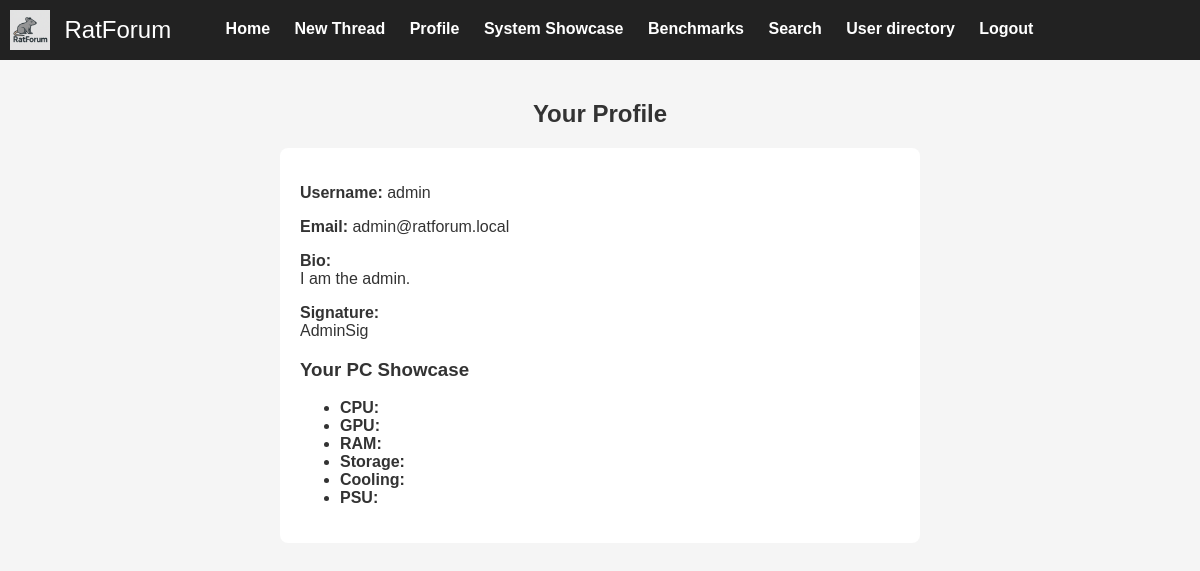
The app's page /profile.php (signed in) with its own data.
### tables this page shows
CREATE TABLE `users` (
  `id` int(11) NOT NULL,
  `username` varchar(50) NOT NULL,
  `email` varchar(100) NOT NULL,
  `password_hash` varchar(255) NOT NULL,
  `is_admin` tinyint(1) DEFAULT 0,
  `showcase_cpu` varchar(100) DEFAULT NULL,
  `showcase_gpu` varchar(100) DEFAULT NULL,
  `showcase_ram` varchar(100) DEFAULT NULL,
  `showcase_storage` varchar(100) DEFAULT NULL,
  `showcase_cooling` varchar(100) DEFAULT NULL,
  `showcase_psu` varchar(100) DEFAULT NULL,
  `bio` text DEFAULT NULL,
  `signature` text DEFAULT NULL,
  `showcase_image` varchar(255) DEFAULT NULL
);

### profile.php (the view, shortened to what this page needs)
<?php
include 'db.php';
include 'menu.php';
$view_id = $_GET['id'] ?? $_SESSION['user_id'];
$stmt = $pdo->prepare("SELECT * FROM users WHERE id = ?");
$stmt->execute([$view_id]);
$user = $stmt->fetch();
?>
<h2>Your Profile</h2>
<div style="max-width:600px;margin:20px auto;background:#fff;padding:20px;border-radius:8px;">
    <p><strong>Username:</strong> <?= htmlspecialchars($user['username']) ?></p>
    <p><strong>Email:</strong> <?= htmlspecialchars($user['email']) ?></p>
    <p><strong>Bio:</strong><br> <?= nl2br(htmlspecialchars($user['bio'])) ?></p>
    <p><strong>Signature:</strong><br> <?= nl2br(htmlspecialchars($user['signature'])) ?></p>
    <h3>Your PC Showcase</h3>
    <ul>
        <li><strong>CPU:</strong> <?= htmlspecialchars($user['showcase_cpu']) ?></li>
        <li><strong>GPU:</strong> <?= htmlspecialchars($user['showcase_gpu']) ?></li>
        <li><strong>RAM:</strong> <?= htmlspecialchars($user['showcase_ram']) ?></li>
        <li><strong>Storage:</strong> <?= htmlspecialchars($user['showcase_storage']) ?></li>
        <li><strong>Cooling:</strong> <?= htmlspecialchars($user['showcase_cooling']) ?></li>
        <li><strong>PSU:</strong> <?= htmlspecialchars($user['showcase_psu']) ?></li>
    </ul>
</div>

### style.css (style rules this page uses)
h2 { text-align: center; margin-top: 40px; }

### records on screen
users: username "admin", email "admin@ratforum.local", bio "I am the admin.", signature "AdminSig"
